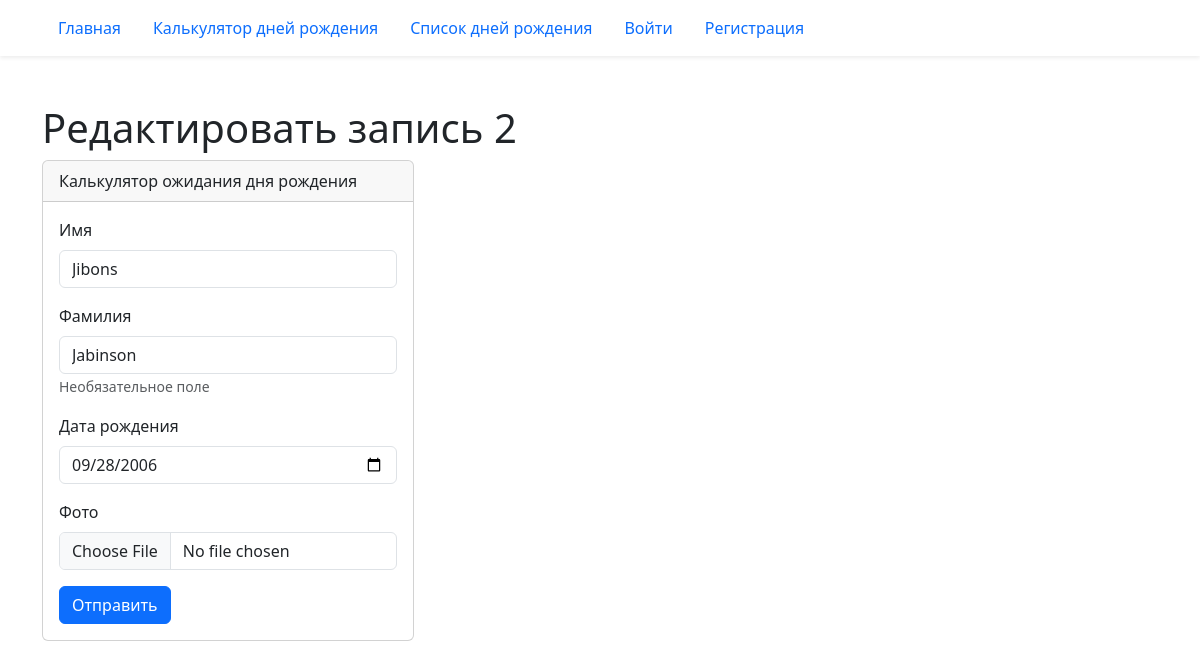
Page /birthday/2/edit/ on the earlier database version.
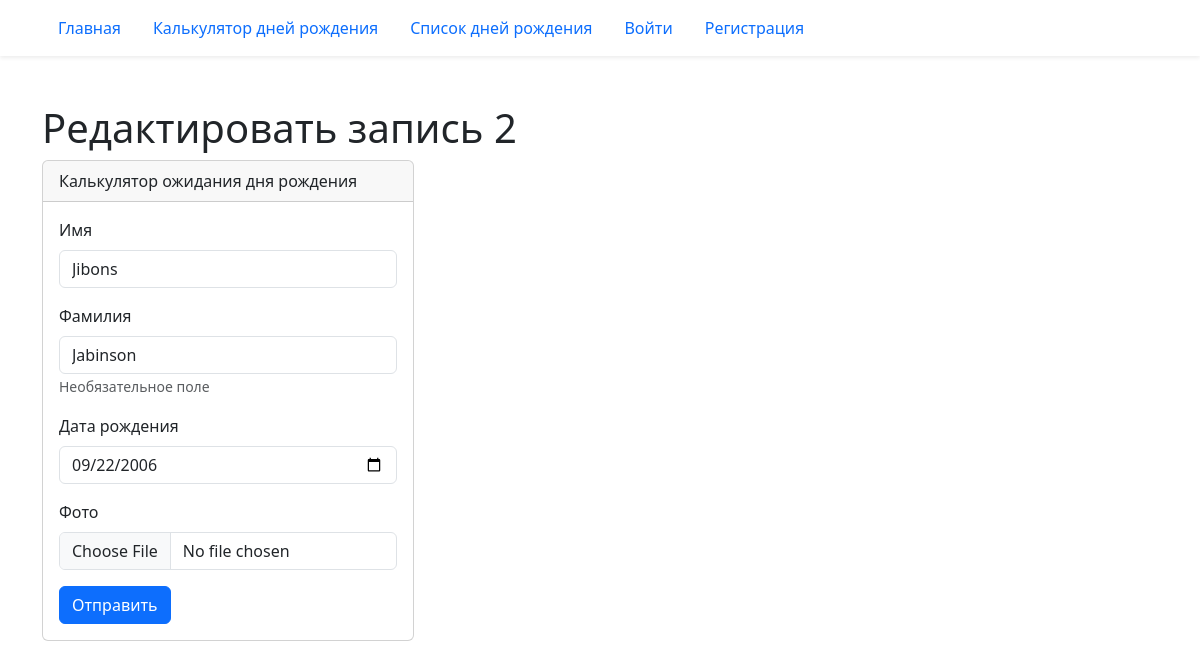
Same page on the later database version.
### birthday/models.py (models this page shows)
class Birthday(models.Model):
    first_name = models.CharField('Имя', max_length=30)
    last_name = models.CharField(
        'Фамилия', blank=True, help_text='Необязательное поле', max_length=30
    )
    birthday = models.DateField('Дата рождения', validators=(real_age,))
    image = models.ImageField('Фото', upload_to='birthdays_images', blank=True)
    class Meta:
        constraints = (
            models.UniqueConstraint(
                fields=('first_name', 'last_name', 'birthday'),
                name='Unique person constraint',
            ),
        )

### birthday/views.py (the view)
# urls.py: path('<int:pk>/edit/', views.BirthdayUpdateView.as_view(), name='edit'),
class BirthdayUpdateView(BirthdayMixin, BirthdayFormMixin, UpdateView):
    pass

### birthday/forms.py (shortened to what this page needs)
class BirthdayForm(forms.ModelForm):
    class Meta:
        model = Birthday
        fields = '__all__'
        widgets = {
            'birthday': forms.DateInput(
                attrs={'type': 'date'},
                format='%Y-%m-%d',
            )
        }

### templates/birthday/birthday.html (shortened to what this page needs)
{% extends "base.html" %}
{% load django_bootstrap5 %}
{% block content %}
  {% with data=form.instance %}
  {% if '/edit/' in request.path %}
    <h1>Редактировать запись {{ data.pk }}</h1>
  {% elif "/delete/" in request.path %}
    <h1>Удалить запись {{ data.pk }}</h1>
  {% else %}
    <h1>Создать запись</h1>
  {% endif %}
  <div class="card col-4">
    <div class="card-header">
      Калькулятор ожидания дня рождения
    </div>
    <div class="card-body">
      <form method='post' enctype="multipart/form-data">
        {% if not '/delete/' in request.path %}
          {% bootstrap_form form %}
        {% else %}
          <p>{{ data.first_name }} {{ data.last_name }}</p>
          <p>{{ data.birthday }}</p>
        {% endif %}
        {% bootstrap_button button_type="submit" content="Отправить" %}
      </form>
    </div>
  </div>
  {% endwith %}
{% endblock %}

Differences in the rows shown:
changed Birthday "Jibons": birthday "09/28/2006" → "09/22/2006"
